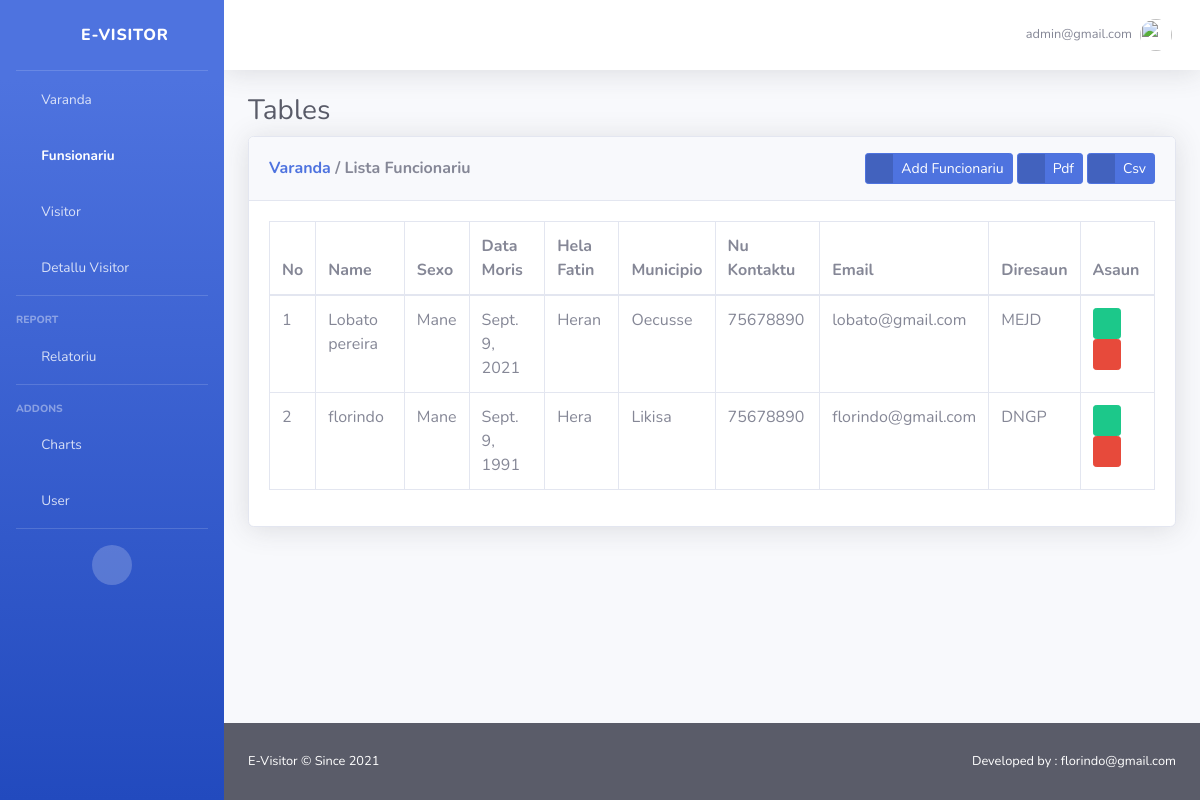
The page /funcionariu/ (signed in) on the database its author committed.
### user/models.py (models this page shows)
class User(AbstractUser):
	is_visitor = models.BooleanField(default=False)
	is_recepcionist = models.BooleanField(default=False)
	is_funsionariu = models.BooleanField(default=False)

### admin1/models.py (models this page shows, shortened)
class Funcionariu(models.Model):
	SEXO = (
			('Mane', 'Mane'),
			('Feto', 'Feto'),
			)
	TIPU_USER = (
			('Funsionariu', 'Funsionariu'),
			('recepsionit', 'recepsionit'),
			)
	MUNICIPIO = (
			('Aileu', 'Aileu'),
			('Ainaru', 'Ainaru'),
			('Baucau', 'Baucau'),
			('Bobonaru', 'Bobonaru'),
			('Covalima', 'Covalima'),
			('Dili', 'Dili'),
			('Ermera', 'Ermera'),
			('Likisa', 'Likisa'),
			('Lautem', 'Lautem'),
			('Manatuto', 'Manatuto'),
			('Manufahi', 'Manufahi'),
			('Oecusse', 'Oecusse'),
			('Viqueque', 'Viqueque'),
			)
	naran = models.CharField(max_length=200,null=True)
	sexo = models.CharField(max_length=200,null=True,choices=SEXO)
	data_moris = models.DateField(auto_now=False,auto_now_add=False,null=True)
	hela_fatin = models.CharField(max_length=200,null=True)
	municipio = models.CharField(max_length=200,null=True,choices=MUNICIPIO)
	nu_kontaktu = models.CharField(max_length=200,null=True)
	email = models.EmailField(max_length=200,null=True)
	diresaun = models.CharField(max_length=200,null=True)
	tipu_user = models.CharField(max_length=200,null=True,choices=TIPU_USER)
	user = models.ForeignKey(User, on_delete=models.CASCADE, null=True)

### admin1/views.py (the view)
# urls.py: path('funcionariu/',funcionariu, name='funcionariu'),
@login_required
def funcionariu(request):
	listafuncionariu = Funcionariu.objects.all().order_by('id')
	data = {
	'title':"Lista Funcionariu",
	'dadus':listafuncionariu,
	'active_funsionariu':"active",
	}
	return render(request, 'funcionariu.html',data)

### admin1/templates/funcionariu.html (shortened to what this page needs)
{% extends 'main/base.html' %}
{% load static %}
{% block content %}
<div class="container-fluid">
                    <h1 class="h3 mb-2 text-gray-800">Tables</h1>
                    <div class="card shadow mb-4">
                        <div class="card-header py-3 d-flex flex-row align-items-center justify-content-between">
                            <h6 class="m-0 font-weight-bold text-primary text-muted"><a href="{% url 'home' %}">Varanda</a> / Lista Funcionariu</h6>
                            <div class="d-flex justify-content-between">
                            <a class="btn btn-sm btn-primary btn-icon-split mr-1" href="{% url 'create_funcionariu' %}">
                                <span class="icon text-white-50">
                                    <i class="fas fa-plus"></i>
                                </span>
                                <span class="text">Add Funcionariu</span>
                            </a>
                            <a class="btn btn-sm btn-primary btn-icon-split mr-1" href="{% url 'pdf_funcionariu' %}">
                                <span class="icon text-white-50">
                                    <i class="fas fa-print"></i>
                                </span>
                                <span class="text">Pdf</span>
                            </a>
                             <a class="btn btn-sm btn-primary btn-icon-split" href="{% url 'csv_funcionariu' %}">
                                <span class="icon text-white-50">
                                    <i class="fas fa-print"></i>
                                </span>
                                <span class="text">Csv</span>
                            </a>
                          </div>
                        </div>
                        <div class="card-body">
                            <div class="table-responsive">
                                <table class="table table-bordered" id="dataTable" width="100%" cellspacing="0">
                                    <thead>
                                        <tr>
                                            <th>No</th>
                                            <th>Name</th>
                                            <th>Sexo</th>
                                            <th>Data Moris</th>
                                            <th>Hela Fatin</th>
                                            <th>Municipio</th>
                                            <th>Nu Kontaktu</th>
                                            <th>Email</th>
                                            <th>Diresaun</th>
                                            <th>Asaun</th>
                                        </tr>
                                    </thead>
                                    <tbody>
                                        {% for list in dadus %}
                                        <tr>
                                            <td>{{ forloop.counter }}</td>
                                            <td class="editable" data-id="{{list.id}}" data-type="naran" data-url="{% url 'liveFunSave' %}">{{ list.naran }}</td>
                                            <td class="editable" data-id="{{list.id}}" data-type="sexo" data-url="{% url 'liveFunSave' %}">{{ list.sexo }}</td>
                                            <td class="editable" data-id="{{list.id}}" data-type="data_moris" data-url="{% url 'liveFunSave' %}">{{ list.data_moris }}</td>
                                            <td class="editable" data-id="{{list.id}}" data-type="hela_fatin" data-url="{% url 'liveFunSave' %}">{{ list.hela_fatin }}</td>
                                            <td class="editable" data-id="{{list.id}}" data-type="municipio" data-url="{% url 'liveFunSave' %}">{{ list.municipio }}</td>
                                            <td class="editable" data-id="{{list.id}}" data-type="nu_kontaktu" data-url="{% url 'liveFunSave' %}">{{ list.nu_kontaktu }}</td>
                                            <td class="editable" data-id="{{list.id}}" data-type="email" data-url="{% url 'liveFunSave' %}">{{ list.email }}</td>
                                            <td class="editable" data-id="{{list.id}}" data-type="diresaun" data-url="{% url 'liveFunSave' %}">{{ list.diresaun }}</td>
                                            <td><a href="{% url 'update_funcionariu' list.id %}" class="btn btn-sm btn-success">
                                                <span class="icon">
                                                    <i class="fas fa-edit"></i>
                                                </span></a>
                                               <button type="button" class="btn btn-sm btn-danger" data-toggle="modal" data-target="#delete-{{ list.id }}" style="text-decoration: none"><i class="fa fa-trash"></i></button>
                                            </td>
                                      </tr>
                                        {% endfor %}
                                    </tbody>
                                </table>
                            </div>
                        </div>
                    </div>
                </div>
{% endblock %}

### admin1/templates/main/topbar.html (shortened to what this page needs)
{% load static %}
<nav class="navbar navbar-expand navbar-light bg-white topbar mb-4 static-top shadow">
                    <ul class="navbar-nav ml-auto">
                        <li class="nav-item dropdown no-arrow">
                            <a class="nav-link dropdown-toggle" href="#" id="userDropdown" role="button"
                                data-toggle="dropdown" aria-haspopup="true" aria-expanded="false">
                                <span class="mr-2 d-none d-lg-inline text-gray-600 small">{{request.user.email}}</span>
                                <img class="img-profile rounded-circle"
                                    src=" {% static 'img/undraw_profile.svg' %}">
                            </a>
                        </li>
                    </ul>
                </nav>

### rows shown on the page
User: user.email "admin@gmail.com"
Funcionariu: naran "Lobato pereira", sexo "Mane", data_moris "Sept. 9, 2021", hela_fatin "Heran", municipio "Oecusse", nu_kontaktu "75678890", email "lobato@gmail.com", diresaun "MEJD"
Funcionariu: naran "florindo", sexo "Mane", data_moris "Sept. 9, 1991", hela_fatin "Hera", municipio "Likisa", nu_kontaktu "75678890", email "florindo@gmail.com", diresaun "DNGP"
